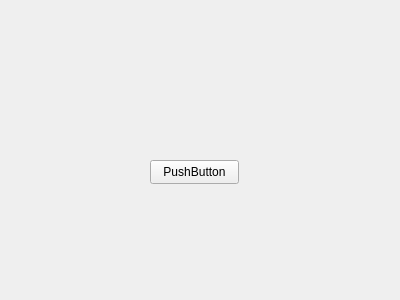
<?xml version="1.0" encoding="UTF-8"?>
<ui version="4.0">
 <class>OtherForm</class>
 <widget class="QWidget" name="OtherForm">
  <property name="geometry">
   <rect>
    <x>0</x>
    <y>0</y>
    <width>400</width>
    <height>300</height>
   </rect>
  </property>
  <property name="sizePolicy">
   <sizepolicy hsizetype="Expanding" vsizetype="Expanding">
    <horstretch>0</horstretch>
    <verstretch>0</verstretch>
   </sizepolicy>
  </property>
  <property name="windowTitle">
   <string>Form</string>
  </property>
  <property name="styleSheet">
   <string notr="true"/>
  </property>
  <widget class="QPushButton" name="pushButton">
   <property name="geometry">
    <rect>
     <x>150</x>
     <y>160</y>
     <width>89</width>
     <height>24</height>
    </rect>
   </property>
   <property name="text">
    <string>PushButton</string>
   </property>
  </widget>
 </widget>
 <resources/>
 <connections/>
</ui>
